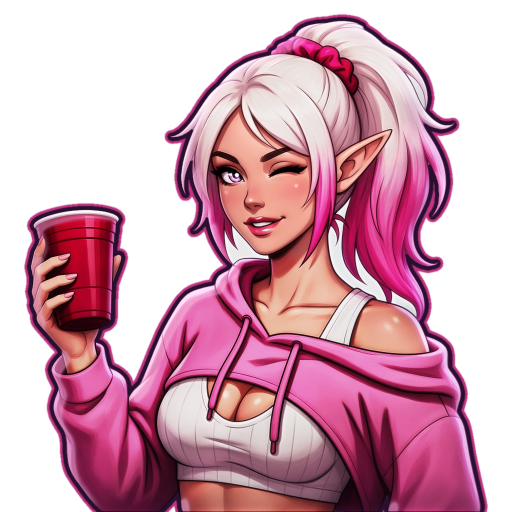
#> input picture assets/final/symbol_H1.png, 1024 x 1024 px (shown at 1/2 size)
$ python -i gen_symbols.py   (imports and definitions only)
#> lines starting #> are read from the running program, lines starting #| are printed output that depends on the picture
#> further down, picture is the input picture: PIL image 1024x1024 RGBA; mean R, G, B, A 109.5, 61, 78.4, 152
### frontend/apps/elfhaus/scripts/sprites/sprlib.py
"""Shared helpers for the procedural sprite generators: palette, 4-point stars, soft baked glow, atlas packing."""
import json, math, os
from PIL import Image, ImageDraw, ImageFilter

ROOT = os.path.abspath(os.path.join(os.path.dirname(__file__), '../../../../..'))
APP = os.path.abspath(os.path.join(os.path.dirname(__file__), '../..'))
FX_OUT = os.path.join(ROOT, 'assets/final/fx')
ATLAS_OUT = os.path.join(APP, 'src/game/fx')
PINK, PINK2, PINKL, LAV, SILVER, PLUM, WHITE, MAG = '#E44792', '#C42A78', '#FFB3D6', '#C9B3EC', '#D9D2EA', '#2A1830', '#FFF4FA', '#F06AAE'

def rgba(h, a=255):
    h = h.lstrip('#'); return (int(h[0:2], 16), int(h[2:4], 16), int(h[4:6], 16), int(a))

def star4(d, cx, cy, r, waist=.22, rot=0.0, fill=None, outline=None, ow=0):
    def pts(R):
        return [(cx + (R if i % 2 == 0 else R * waist) * math.cos(rot + i * math.pi / 4),
                 cy + (R if i % 2 == 0 else R * waist) * math.sin(rot + i * math.pi / 4)) for i in range(8)]
    if outline: d.polygon(pts(r + ow), fill=outline)
    d.polygon(pts(r), fill=fill or rgba(WHITE))

def glow(im, strength, col=PINKL, rad=0.1):
    """Soft halo under the opaque parts of `im` (RGBA): blurred alpha tinted `col`."""
    if strength <= 0: return im
    a = im.getchannel('A').filter(ImageFilter.GaussianBlur(max(1, im.width * rad / 2.2)))
    a = a.point(lambda v: min(255, int(v * strength * 1.6)))
    halo = Image.new('RGBA', im.size, rgba(col)); halo.putalpha(a); halo.alpha_composite(im); return halo

def ease_out(t): return 1 - (1 - t) ** 3
def ease_io(t): return t * t * (3 - 2 * t)

# [22 lines left out: function pack, not called in this run]

### frontend/apps/elfhaus/scripts/sprites/gen_symbols.py
#!/usr/bin/env python3
"""Per-symbol sprite sheets rendered from the final symbol art (assets/final/symbol_*.png, wild_W_single.png).
Frames are F x F (256: ~1.2x a 210-device-px phone cell; the static art covers the rest). The old land
animation is no longer packed: reels.ts scrolls the real art into place, so no reel-stop sprite is needed. One sheet per symbol: assets/final/fx/sym_<S>.webp + atlas JSON.
  land  10f @30fps once : streaks in from above with vertical motion blur (reel-stop frames), squash, overshoot, settle
  win   16f @24fps loop : pulse + shine sweep + soft pink edge glow + sparkles; character symbols (H1-H4) also lean
                          and sway (mesh-warped hair/upper body), low symbols wobble
  idle  24f @24fps loop : wild only - gentle breathe with a slow shine pass and twinkles
Usage: python3 scripts/sprites/gen_symbols.py [SYM ...]"""
import sys
# [1 line not run here, left out]

import math, os, sys
from PIL import Image, ImageDraw, ImageFilter, ImageChops
sys.path.insert(0, os.path.dirname(__file__))
from sprlib import ROOT, rgba, star4, glow, ease_out, pack, PINK, PINKL, LAV, MAG, PLUM, WHITE

F = 256
SRC = {'H1': 'symbol_H1.png', 'H2': 'symbol_H2.png', 'H3': 'symbol_H3.png', 'H4': 'symbol_H4.png',
       'L1': 'symbol_L1_spin_bottle.png', 'L2': 'symbol_L2_lips.png', 'L3': 'symbol_L3_pink_phone.png',
       'L4': 'symbol_L4_red_cup.png', 'L5': 'symbol_L5_leaf.png', 'W': 'wild_W_single.png'}

CUT = {k: os.path.splitext(v)[0] for k, v in SRC.items()}

# [4 lines left out: function base, not called in this run]

def place(img, sx=1.0, sy=1.0, dy=0.0, rot=0.0, anchor_bottom=True):
    """Scale/rotate/translate the 2F working image into an F x F frame (transparent outside)."""
    W = F * 2; im = img
    if rot: im = im.rotate(rot, resample=Image.BICUBIC, center=(W / 2, W * .9 if anchor_bottom else W / 2))
    nw, nh = max(1, round(F * sx)), max(1, round(F * sy))
    im = im.resize((nw, nh), Image.LANCZOS)
    fr = Image.new('RGBA', (F, F), (0, 0, 0, 0))
    x = (F - nw) // 2; y = (F - nh) if anchor_bottom else (F - nh) // 2
    fr.alpha_composite(im, (x, 0) if False else (0, 0), (0, 0)) if False else None
    fr.paste(im, (x, round(y + dy)), im)
    return fr

def sway(img, amt, phase):
    """Mesh warp: horizontal sine offset growing toward the top (hair / upper body sway)."""
    W = img.width; n = 8; mesh = []
    for gy in range(n):
        for gx in range(n):
            x0, y0, x1, y1 = gx * W // n, gy * W // n, (gx + 1) * W // n, (gy + 1) * W // n
            def off(y): t = max(0, 1 - y / (W * .7)); return amt * W * t * t * math.sin(phase + y / W * 2.2)
            mesh.append(((x0, y0, x1, y1), (x0 - off(y0), y0, x0 - off(y1), y1, x1 - off(y1), y1, x1 - off(y0), y0)))
    return img.transform(img.size, Image.MESH, mesh, Image.BICUBIC)

# [5 lines left out: function vblur, not called in this run]

def land():
    return None

def shine(fr, p, a=0.42):
    """Diagonal light band at position p (0..1) across the frame, clipped to the art."""
    band = Image.new('L', (F * 2, F * 2), 0); d = ImageDraw.Draw(band)
    c = -F * 0.6 + p * F * 3.2; w = F * .22
    d.polygon([(c - w, 0), (c + w, 0), (c + w - F * 2, F * 2), (c - w - F * 2, F * 2)], fill=int(255 * a))
    band = band.filter(ImageFilter.GaussianBlur(F * .05)).resize((F, F), Image.LANCZOS)
    band = ImageChops.multiply(band, fr.getchannel('A'))
    hl = Image.new('RGBA', (F, F), (255, 246, 252, 0)); hl.putalpha(band)
    out = fr.copy(); out.alpha_composite(hl); return out

# [9 lines left out: function edge_glow, not called in this run]

def sparkles(fr, t, pts, scale=1.0):
    S = 4; lay = Image.new('RGBA', (F * S // 2, F * S // 2), (0, 0, 0, 0)); d = ImageDraw.Draw(lay)
    k = (F * S // 2) / F
    for (x, y, ph) in pts:
        u = (t + ph) % 1.0; s = math.sin(min(1, u / .35) * math.pi) if u < .35 else 0
        if s > .05: star4(d, x * F * k, y * F * k, F * k * .06 * s * scale, .2, u * 2, rgba(WHITE), rgba(PLUM, 200), k * 1.2)
    lay = glow(lay, .8, PINKL, .03).resize((F, F), Image.LANCZOS)
    out = fr.copy(); out.alpha_composite(lay); return out

# [28 lines left out: functions gen_land, gen_win, not called in this run]

def gen_idle(img):
    fr = []; n = 24
    for i in range(n):
        t = i / n; ph = t * 2 * math.pi
        s = 1 + .025 * (0.5 - 0.5 * math.cos(ph))
        f = place(sway(img, .006, ph), s, s, 0, 0, anchor_bottom=True)
        bg = Image.new('RGBA', (F, F), (0, 0, 0, 0)); bg.alpha_composite(place(img, 1, 1)); bg.alpha_composite(f); f = bg
        if 4 <= i <= 14: f = shine(f, (i - 4) / 10, .3)
        f = sparkles(f, t, [(.2, .25, .1), (.78, .62, .55)], .8)
        fr.append(f)
#> this loop made 24 passes
#> pass 1, in place, `im = img`:
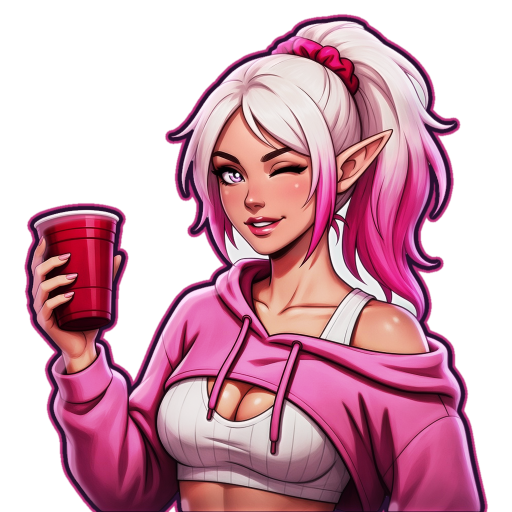
#> im: PIL image 1024x1024 RGBA (shown at 1/2 size); mean R, G, B, A 107.8, 60.3, 77.1, 152; transparent parts drawn white
#> pass 1, in place, `im = im.resize((nw, nh), Image.LANCZOS)`:
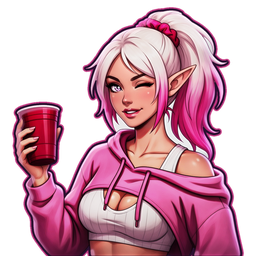
#> im: PIL image 256x256 RGBA; mean R, G, B, A 110.8, 60.8, 79.1, 152; transparent parts drawn white
#> after the loop, fr = 24 items
    return fr

# [7 lines not run here, left out]

>>> from PIL import Image
>>> picture = Image.open('../../../../../assets/final/symbol_H1.png')
>>> result = gen_idle(picture)
#> result = 24 items
